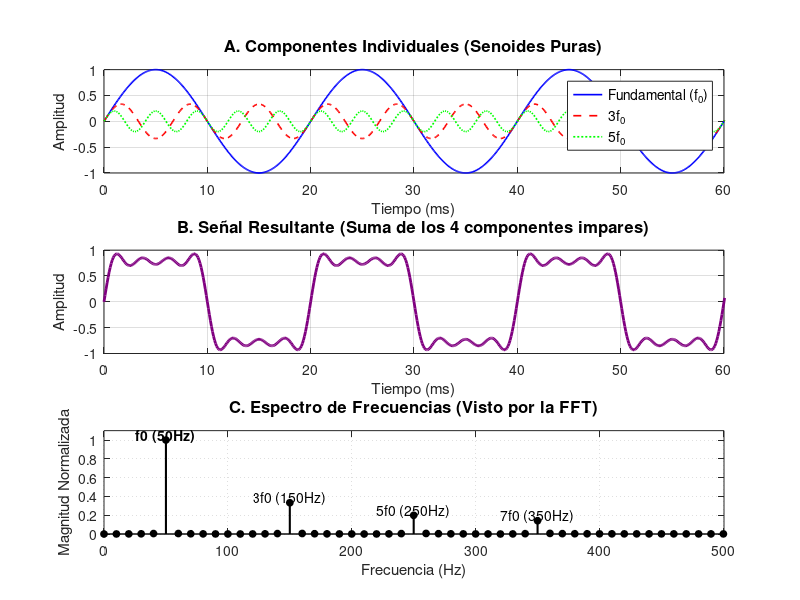

MATLAB code to generate this figure:
% --- Parámetros de la simulación ---
fs = 10000; % Frecuencia de muestreo
T = 0.1; % Duración de la señal (100 ms)
t = 0:1/fs:T;
f0 = 50; % Frecuencia fundamental de la onda cuadrada (Hz)

% --- Síntesis de la Onda Cuadrada aproximada Mediante Serie de Fourier ---
% La fórmula teórica de la onda cuadrada es la suma de:
% sin(2*pi*f0*t)/1 + sin(2*pi*3f0*t)/3 + sin(2*pi*5f0*t)/5 + ...


% 1. Componente Fundamental 
x1 = (1/1) * sin(2*pi*1*f0*t);
% 2. Armónico 3 (3 veces más rápido, 3 veces menos amplitud)
x3 = (1/3) * sin(2*pi*3*f0*t);
% 3. Armónico 5
x5 = (1/5) * sin(2*pi*5*f0*t);
% 4. Armónico 7
x7 = (1/7) * sin(2*pi*7*f0*t);

% Señal resultante sumada (Aproximación con 4 componentes impares)
x_sum = x1 + x3 + x5 + x7;

% Cálculo de la FFT de la señal sumada ---
N = length(x_sum);
X_fft = fft(x_sum);
f_axis = (0:N/2-1)*(fs/N); % Eje de frecuencias positivas
Amplitud = (2.0/N) * abs(X_fft(1:N/2)); % Magnitud normalizada real

%  Creación de la figura 
figure('Name', 'Síntesis de Fourier', 'Color', 'w', 'Position', [100, 100, 1000, 800]);

% Gráfica A: Componentes individuales
subplot(3,1,1);
plot(t * 1000, x1, 'b', 'LineWidth', 1.2, 'DisplayName', 'Fundamental (f_0)');
hold on;
plot(t * 1000, x3, 'r--', 'LineWidth', 1.2, 'DisplayName', '3f_0');
plot(t * 1000, x5, 'g:', 'LineWidth', 1.2, 'DisplayName', '5f_0');
% plot(t * 1000, x7, 'm-.', 'LineWidth', 1, 'DisplayName', '7f_0'); % Demasiadas líneas
title('A. Componentes Individuales (Senoides Puras)', 'FontSize', 12, 'FontWeight', 'bold');
xlabel('Tiempo (ms)', 'FontSize', 11);
ylabel('Amplitud', 'FontSize', 11);
grid on;
legend('Location', 'northeast', 'FontSize', 10);
xlim([0 60]); % Zoom para ver un par de ciclos completos

% Gráfica B: Señal resultante (La suma)
subplot(3,1,2);
plot(t * 1000, x_sum, 'Color', [0.5 0 0.5], 'LineWidth', 2); % Púrpura
title('B. Señal Resultante (Suma de los 4 componentes impares)', 'FontSize', 12, 'FontWeight', 'bold');
xlabel('Tiempo (ms)', 'FontSize', 11);
ylabel('Amplitud', 'FontSize', 11);
grid on;
xlim([0 60]);

% Gráfica C: Espectro
subplot(3,1,3);
stem(f_axis, Amplitud, 'k-', 'filled', 'LineWidth', 1.5, 'MarkerSize', 5);
title('C. Espectro de Frecuencias (Visto por la FFT)', 'FontSize', 12, 'FontWeight', 'bold');
xlabel('Frecuencia (Hz)', 'FontSize', 11);
ylabel('Magnitud Normalizada', 'FontSize', 11);
grid on;
set(gca, 'GridLineStyle', ':', 'FontSize', 10);
xlim([0 500]); % Zoom para ver los armónicos clave (50, 150, 250, 350)
ylim([0 1.1]);

% Etiquetas manuales en el espectro para las frecuencias clave
text(f0, Amplitud(floor(f0/(fs/N))+1) + 0.05, 'f0 (50Hz)', 'HorizontalAlignment', 'center', 'FontSize', 10, 'FontWeight', 'bold');
text(3*f0, Amplitud(floor(3*f0/(fs/N))+1) + 0.05, '3f0 (150Hz)', 'HorizontalAlignment', 'center', 'FontSize', 10);
text(5*f0, Amplitud(floor(5*f0/(fs/N))+1) + 0.05, '5f0 (250Hz)', 'HorizontalAlignment', 'center', 'FontSize', 10);
text(7*f0, Amplitud(floor(7*f0/(fs/N))+1) + 0.05, '7f0 (350Hz)', 'HorizontalAlignment', 'center', 'FontSize', 10);

exportgraphics(gcf, 'sintesis_fourier_onda.png', 'Resolution', 300);
